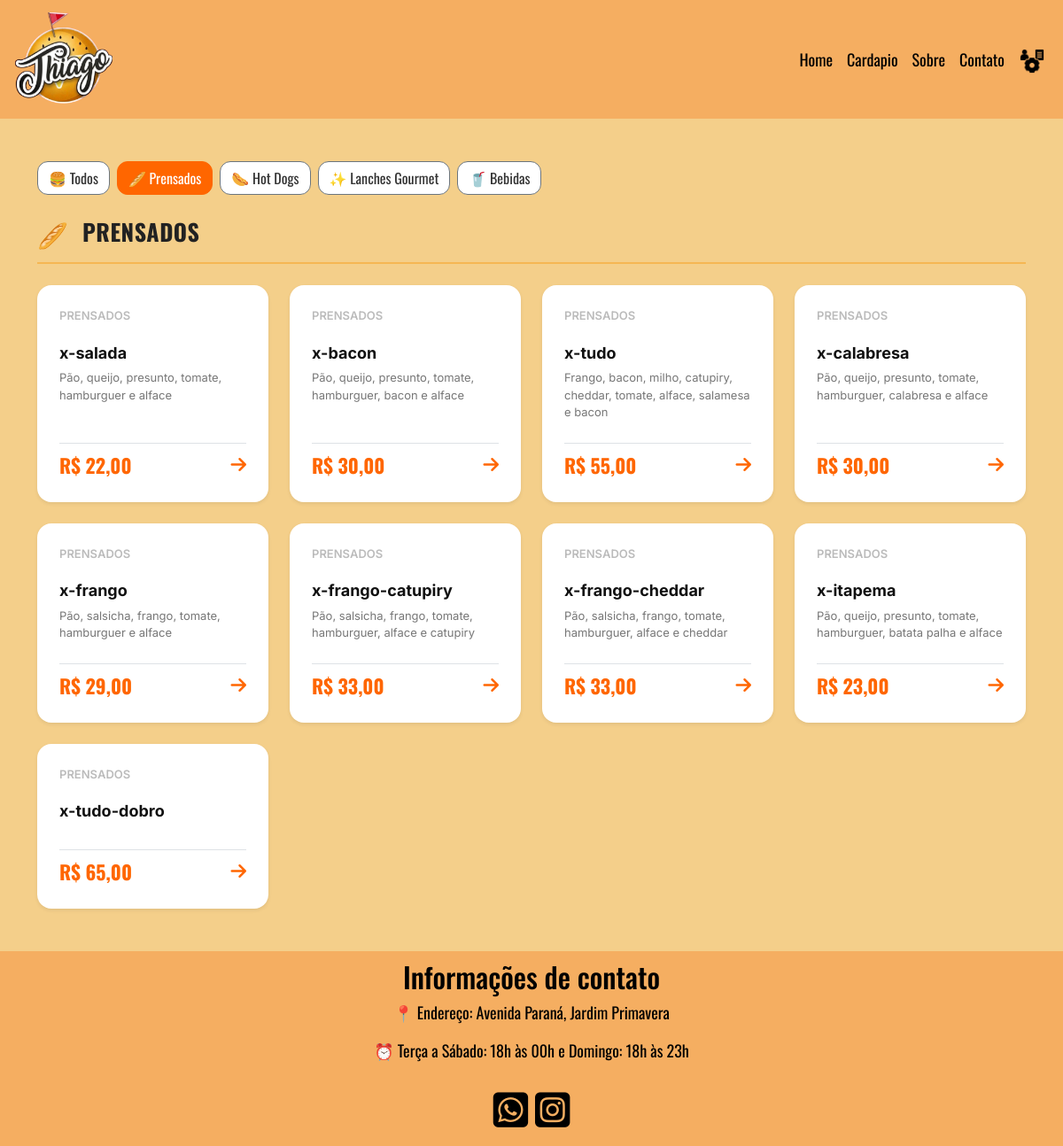
The page /cardapio?param=cardapio&categoria=PRENSADOS on the database its author committed.
### tables this page shows
CREATE TABLE `produto` (
  `id_produto` int(11) NOT NULL,
  `id_categoria` int(11) NOT NULL,
  `nome_lanches` varchar(100) NOT NULL,
  `preco` float(10,2) NOT NULL,
  `popular` tinyint(1) DEFAULT 0,
  `ingredientes` text DEFAULT NULL
);

CREATE TABLE `categoria` (
  `id_categoria` int(11) NOT NULL,
  `nome_categoria` varchar(100) NOT NULL
);

### include/funcoes.php (called while the page is built, shortened)
<?php
function buscarTodosProdutos(mysqli $conn): array
{
    $cardapio = [];
    $icones = [
        'PRENSADOS' => '🥖',
        'HOT DOGS' => '🌭',
        'LANCHES GOURMET' => '✨',
        'BEBIDAS' => '🥤'
    ];
    $sql = "SELECT p.id_produto, p.nome_lanches, p.preco,
                   p.popular, p.ingredientes, c.nome_categoria
            FROM produto p
            JOIN categoria c ON p.id_categoria = c.id_categoria
            ORDER BY c.id_categoria, p.id_produto";
    $res = $conn->query($sql);
    while ($linha = $res->fetch_assoc()) {
        $categoria = strtoupper($linha['nome_categoria']);
        if (!isset($cardapio[$categoria])) {
            $cardapio[$categoria] = [
                'secao_titulo' => $categoria,
                'secao_icon'   => $icones[$categoria] ?? '🍔',
                'lanches'      => []
            ];
        }
        $ehPopular = ($linha['popular'] == 1 || $linha['popular'] === '1' || $linha['popular'] === true);
        $cardapio[$categoria]['lanches'][] = [
            'num'          => $categoria,
            'nome'         => $linha['nome_lanches'],
            'preco'        => (float) $linha['preco'],
            'ingredientes' => $linha['ingredientes'] ?? '',
            'popular'      => $ehPopular
        ];
    }
    return array_values($cardapio);
}

### pagina/cardapio.php (the view, shortened to what this page needs)
<?php
require_once "include/funcoes.php";
$cardapio_completo = buscarTodosProdutos($conn);
function filtrarPorCategoria(array $secoes, $categoriaSelecionada): array {
    $resultado = [];
    foreach ($secoes as $secao) {
        if (strtoupper($secao['secao_titulo']) === strtoupper($categoriaSelecionada)) {
            $resultado[] = $secao;
        }
    }
    return $resultado;
}
$categoriaAtual = $_GET['categoria'] ?? 'TODOS';
$cardapioParaExibir = filtrarPorCategoria($cardapio_completo, $categoriaAtual);
?>
<!DOCTYPE html>
<html lang="pt-br">
<head>
    <link href="https://cdn.jsdelivr.net/npm/bootstrap@5.3.0/dist/css/bootstrap.min.css" rel="stylesheet">
    <link rel="stylesheet" href="css/cardapio.css">
    <link rel="stylesheet" href="https://cdnjs.cloudflare.com/ajax/libs/font-awesome/6.5.1/css/all.min.css">
</head>
<body>
<div class="container menu-conteudo my-5">
    <div class="d-flex flex-wrap gap-2 mb-4 align-items-center">
        <a href="?param=cardapio&categoria=TODOS"
           class="btn <?php echo ($categoriaAtual === 'TODOS') ? 'btn-primary text-white' : 'btn-outline-secondary bg-white'; ?>"
           style="border-radius: 12px; font-family: 'Oswald', sans-serif; <?php echo ($categoriaAtual === 'TODOS') ? 'background-color: #ff6600; border-color: #ff6600;' : 'color: #333;'; ?>">
           🍔 Todos
        </a>
        <a href="?param=cardapio&categoria=PRENSADOS"
           class="btn <?php echo ($categoriaAtual === 'PRENSADOS') ? 'btn-primary text-white' : 'btn-outline-secondary bg-white'; ?>"
           style="border-radius: 12px; font-family: 'Oswald', sans-serif; <?php echo ($categoriaAtual === 'PRENSADOS') ? 'background-color: #ff6600; border-color: #ff6600;' : 'color: #333;'; ?>">
           🥖 Prensados
        </a>
        <a href="?param=cardapio&categoria=HOT DOGS"
           class="btn <?php echo ($categoriaAtual === 'HOT DOGS') ? 'btn-primary text-white' : 'btn-outline-secondary bg-white'; ?>"
           style="border-radius: 12px; font-family: 'Oswald', sans-serif; <?php echo ($categoriaAtual === 'HOT DOGS') ? 'background-color: #ff6600; border-color: #ff6600;' : 'color: #333;'; ?>">
           🌭 Hot Dogs
        </a>
        <a href="?param=cardapio&categoria=LANCHES GOURMET"
           class="btn <?php echo ($categoriaAtual === 'LANCHES GOURMET') ? 'btn-primary text-white' : 'btn-outline-secondary bg-white'; ?>"
           style="border-radius: 12px; font-family: 'Oswald', sans-serif; <?php echo ($categoriaAtual === 'LANCHES GOURMET') ? 'background-color: #ff6600; border-color: #ff6600;' : 'color: #333;'; ?>">
           ✨ Lanches Gourmet
        </a>
        <a href="?param=cardapio&categoria=BEBIDAS"
           class="btn <?php echo ($categoriaAtual === 'BEBIDAS') ? 'btn-primary text-white' : 'btn-outline-secondary bg-white'; ?>"
           style="border-radius: 12px; font-family: 'Oswald', sans-serif; <?php echo ($categoriaAtual === 'BEBIDAS') ? 'background-color: #ff6600; border-color: #ff6600;' : 'color: #333;'; ?>">
           🥤 Bebidas
        </a>
    </div>
    <?php foreach ($cardapioParaExibir as $secao): ?>
        <div class="menu-secao mb-5">
            <div class="secao-header d-flex align-items-center mb-4">
                <span class="secao-icon"><?php echo $secao['secao_icon']; ?></span>
                <h2 class="secao-title ms-3"><?php echo $secao['secao_titulo']; ?></h2>
            </div>
            <div class="row row-cols-1 row-cols-sm-2 row-cols-md-4 g-4">
                <?php foreach ($secao['lanches'] as $lanche): ?>
                    <div class="col">
                        <div class="card card-menu h-100 shadow-sm border-0 position-relative">
                            <div class="card-body d-flex flex-column justify-content-between p-4">
                                <div class="d-flex justify-content-between align-items-center mb-3">
                                    <span class="lanche-num"><?php echo $lanche['num']; ?></span>
                                </div>
                                <div class="mb-4">
                                    <h4 class="lanche-nome"><?php echo $lanche['nome']; ?></h4>
                                    <p class="lanche-ingredientes card-text"><?php echo $lanche['ingredientes']; ?></p>
                                </div>
                                <div class="d-flex justify-content-between align-items-center mt-auto pt-2 border-top">
                                    <span class="lanche-preco">R$ <?php echo number_format($lanche['preco'], 2, ',', '.'); ?></span>
                                    <a href="https://wa.me/5544998340641?text=Olá, gostaria de pedir <?php echo urlencode($lanche['nome']); ?>"
                                       target="_blank" class="seta-link text-decoration-none">
                                        <i class="fa-solid fa-arrow-right"></i>
                                    </a>
                                </div>
                            </div>
                        </div>
                    </div>
                <?php endforeach; ?>
            </div>
        </div>
    <?php endforeach; ?>
</div>
</body>
</html>

### css/index.css (style rules this page uses)
* { margin: 0; padding: 0; }
body { background-color:#f4cf8a; }

### css/cardapio.css (style rules this page uses)
* { margin: 0; padding: 0; }
body { background-color: #f4cf8a; }
.secao-header { border-bottom: 2px solid #f5b753; padding-bottom: 10px; }
.secao-icon { font-size: 28px; }
.secao-title { font-family: 'Oswald', sans-serif; font-size: 26px; font-weight: 700; color: #222; letter-spacing: 0.5px; }
.card-menu { border-radius: 16px !important; background-color: #ffffff; transition: transform 0.25s ease, box-shadow 0.25s ease, border-color 0.25s ease; border: 1px solid transparent !important; }
.lanche-num { font-family: 'Inter', sans-serif; font-size: 13px; color: #bbb; font-weight: 600; }
.lanche-nome { font-family: 'Inter', sans-serif; font-size: 18px; font-weight: 700; color: #111; margin-top: 5px; }
.lanche-ingredientes { font-family: 'Inter', sans-serif; font-size: 13px; color: #777; line-height: 1.5; }
.lanche-preco { font-family: 'Oswald', sans-serif; font-size: 22px; color: #ff6600; font-weight: 700; }
.seta-link { color: #ff6600; font-size: 20px; transition: transform 0.2s; }

### rows shown on the page
produto: id_categoria.nome_categoria "PRENSADOS", nome_lanches "x-salada", ingredientes "Pão, queijo, presunto, tomate, hamburguer e alface", preco "22,00"
produto: id_categoria.nome_categoria "PRENSADOS", nome_lanches "x-bacon", ingredientes "Pão, queijo, presunto, tomate, hamburguer, bacon e alface", preco "30,00"
produto: id_categoria.nome_categoria "PRENSADOS", nome_lanches "x-tudo", ingredientes "Frango, bacon, milho, catupiry, cheddar, tomate, alface, salamesa e bacon", preco "55,00"
produto: id_categoria.nome_categoria "PRENSADOS", nome_lanches "x-calabresa", ingredientes "Pão, queijo, presunto, tomate, hamburguer, calabresa e alface", preco "30,00"
produto: id_categoria.nome_categoria "PRENSADOS", nome_lanches "x-frango", ingredientes "Pão, salsicha, frango, tomate, hamburguer e alface", preco "29,00"
produto: id_categoria.nome_categoria "PRENSADOS", nome_lanches "x-frango-catupiry", ingredientes "Pão, salsicha, frango, tomate, hamburguer, alface e catupiry", preco "33,00"
produto: id_categoria.nome_categoria "PRENSADOS", nome_lanches "x-frango-cheddar", ingredientes "Pão, salsicha, frango, tomate, hamburguer, alface e cheddar", preco "33,00"
produto: id_categoria.nome_categoria "PRENSADOS", nome_lanches "x-itapema", ingredientes "Pão, queijo, presunto, tomate, hamburguer, batata palha e alface", preco "23,00"
produto: id_categoria.nome_categoria "PRENSADOS", nome_lanches "x-tudo-dobro", preco "65,00"

### other values the page prints
$secao['secao_icon'] "🥖"
$secao['secao_titulo'] "PRENSADOS"
